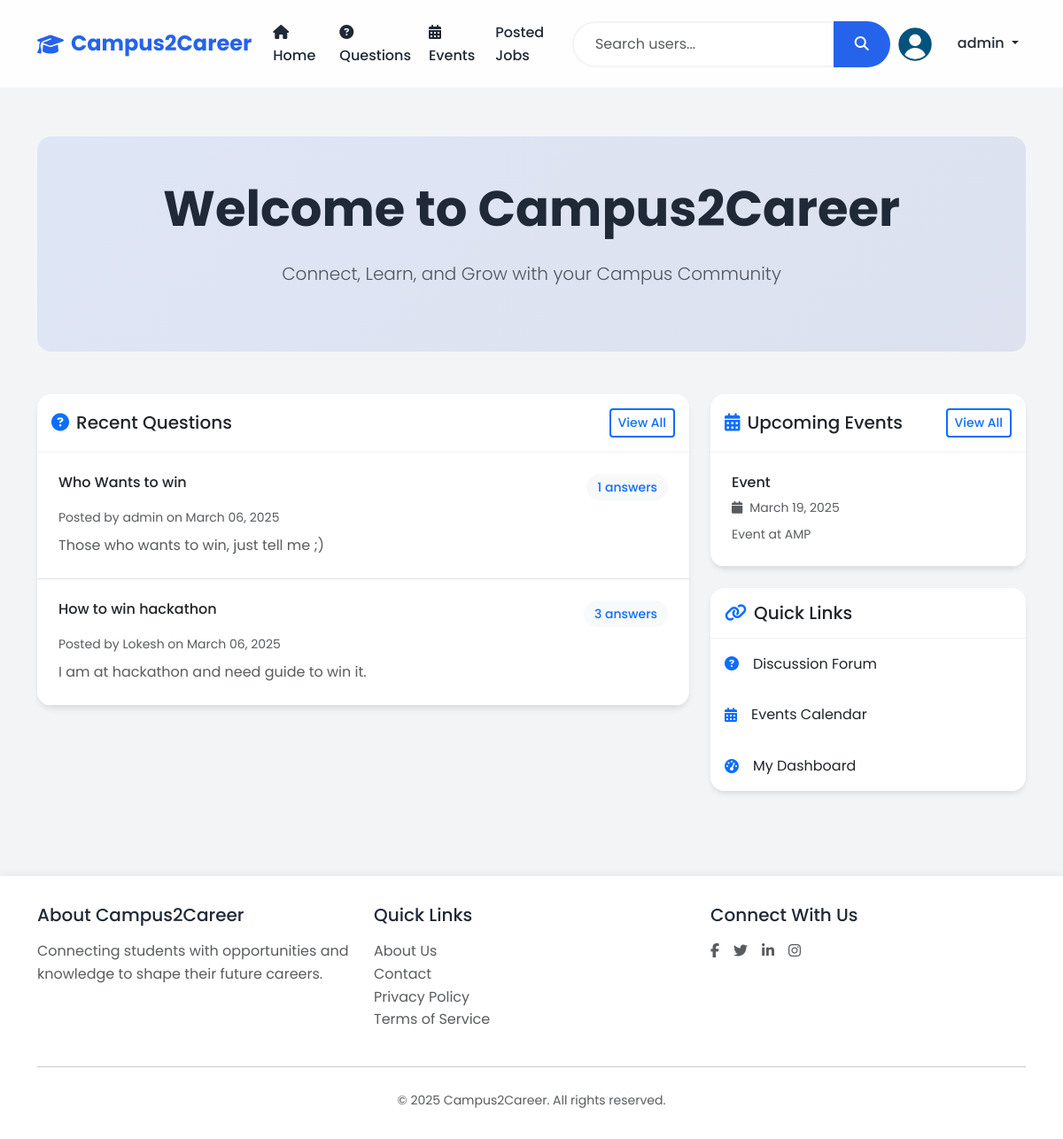
Screenshot of / (signed in) with the database file from the repository.
### models.py (models this page shows, shortened)
class User(UserMixin, db.Model):
    id = db.Column(db.Integer, primary_key=True)
    username = db.Column(db.String(80), unique=True, nullable=False)
    email = db.Column(db.String(120), unique=True, nullable=False)
    password_hash = db.Column(db.String(128))
    role = db.Column(db.String(20), nullable=False)  # student, alumni, teacher, admin
    contact = db.Column(db.String(15))
    dob = db.Column(db.Date)
    course = db.Column(db.String(50))  # For students
    profile_image = db.Column(db.String(120), default='noimg.jpg')
    created_at = db.Column(db.DateTime, default=datetime.utcnow)
    questions = db.relationship('Question', backref='author', lazy=True, cascade='all, delete-orphan')
    answers = db.relationship('Answer', backref='author', lazy=True, cascade='all, delete-orphan')
    events = db.relationship('Event', backref='creator', lazy=True, cascade='all, delete-orphan')
    jobs = db.relationship('Job', backref='poster', lazy=True, cascade='all, delete-orphan')

class Question(db.Model):
    id = db.Column(db.Integer, primary_key=True)
    title = db.Column(db.String(200), nullable=False)
    content = db.Column(db.Text, nullable=False)
    created_at = db.Column(db.DateTime, default=datetime.utcnow)
    user_id = db.Column(db.Integer, db.ForeignKey('user.id'), nullable=False)
    answers = db.relationship('Answer', backref='question', lazy=True, cascade='all, delete-orphan')

class Event(db.Model):
    id = db.Column(db.Integer, primary_key=True)
    title = db.Column(db.String(200), nullable=False)
    description = db.Column(db.Text, nullable=False)
    date = db.Column(db.DateTime, nullable=False)
    created_at = db.Column(db.DateTime, default=datetime.utcnow)
    created_by = db.Column(db.Integer, db.ForeignKey('user.id'), nullable=False)

### app.py (the view)
@app.route('/')
def index():
    events = Event.query.order_by(Event.date.desc()).limit(3).all()
    questions = Question.query.order_by(Question.created_at.desc()).limit(5).all()
    return render_template('index.html', events=events, questions=questions)

### app.py (called while the page is built)
@login_manager.user_loader
def load_user(user_id):
    return User.query.get(int(user_id))

### templates/index.html (shortened to what this page needs)
{% extends "base.html" %}
{% block content %}
<section class="hero-section text-center py-5 mb-5" style="margin-top: 2%;">
    <div class="container" >
        <h1 class="display-4 fw-bold mb-4" >Welcome to Campus2Career</h1>
        <p class="lead text-muted mb-4">Connect, Learn, and Grow with your Campus Community</p>
    </div>
</section>
<div class="row g-4">
    <div class="col-lg-8">
        <div class="card">
            <div class="card-header bg-white py-3">
                <div class="d-flex justify-content-between align-items-center">
                    <h3 class="h5 mb-0">
                        <i class="fas fa-question-circle text-primary me-2"></i>Recent Questions
                    </h3>
                    <a href="{{ url_for('questions') }}" class="btn btn-sm btn-outline-primary">
                        View All
                    </a>
                </div>
            </div>
            <div class="card-body p-0">
                {% if questions %}
                    {% for question in questions %}
                        <div class="p-4 border-bottom">
                            <div class="d-flex justify-content-between align-items-start mb-2">
                                <h4 class="h6 mb-0">
                                    <a href="{{ url_for('question_detail', id=question.id) }}"
                                       class="text-decoration-none text-dark">
                                        {{ question.title }}
                                    </a>
                                </h4>
                                <span class="badge bg-light text-primary">
                                    {{ question.answers|length }} answers
                                </span>
                            </div>
                            <p class="text-muted small mb-2">
                                Posted by {{ question.author.username }} on {{ question.created_at.strftime('%B %d, %Y') }}
                            </p>
                            <p class="mb-0 text-muted">
                                {{ question.content[:200] }}{% if question.content|length > 200 %}...{% endif %}
                            </p>
                        </div>
                    {% endfor %}
                {% endif %}
            </div>
        </div>
    </div>
    <div class="col-lg-4">
        <div class="card mb-4">
            <div class="card-header bg-white py-3">
                <div class="d-flex justify-content-between align-items-center">
                    <h3 class="h5 mb-0">
                        <i class="fas fa-calendar-alt text-primary me-2"></i>Upcoming Events
                    </h3>
                    <a href="{{ url_for('events') }}" class="btn btn-sm btn-outline-primary">
                        View All
                    </a>
                </div>
            </div>
            <div class="card-body p-0">
                {% if events %}
                    {% for event in events %}
                        <div class="p-4 border-bottom">
                            <h4 class="h6 mb-2">{{ event.title }}</h4>
                            <p class="text-muted small mb-2">
                                <i class="fas fa-calendar me-2"></i>{{ event.date.strftime('%B %d, %Y') }}
                            </p>
                            <p class="mb-0 text-muted small">
                                {{ event.description[:100] }}{% if event.description|length > 100 %}...{% endif %}
                            </p>
                        </div>
                    {% endfor %}
                {% else %}
                    <div class="text-center py-4">
                        <i class="fas fa-calendar-times fa-2x text-muted mb-2"></i>
                        <p class="text-muted mb-0">No upcoming events.</p>
                    </div>
                {% endif %}
            </div>
        </div>
        <div class="card">
            <div class="card-header bg-white py-3">
                <h3 class="h5 mb-0">
                    <i class="fas fa-link text-primary me-2"></i>Quick Links
                </h3>
            </div>
            <div class="card-body p-0">
                <div class="list-group list-group-flush">
                    <a href="{{ url_for('questions') }}" class="list-group-item list-group-item-action d-flex align-items-center">
                        <i class="fas fa-question-circle text-primary me-3"></i>
                        <span>Discussion Forum</span>
                    </a>
                    <a href="{{ url_for('events') }}" class="list-group-item list-group-item-action d-flex align-items-center">
                        <i class="fas fa-calendar-alt text-primary me-3"></i>
                        <span>Events Calendar</span>
                    </a>
                    {% if current_user.is_authenticated %}
                        <a href="{{ url_for('dashboard') }}" class="list-group-item list-group-item-action d-flex align-items-center">
                            <i class="fas fa-tachometer-alt text-primary me-3"></i>
                            <span>My Dashboard</span>
                        </a>
                    {% endif %}
                </div>
            </div>
        </div>
    </div>
</div>
{% endblock %}

### templates/base.html (shortened to what this page needs)
<!DOCTYPE html>
<html lang="en">
<head>
    <link href="https://cdn.jsdelivr.net/npm/bootstrap@5.3.2/dist/css/bootstrap.min.css" rel="stylesheet">
    <link rel="stylesheet" href="https://cdnjs.cloudflare.com/ajax/libs/font-awesome/6.5.1/css/all.min.css">
</head>
<body>
    <nav class="navbar navbar-expand-lg">
        <div class="container">
            <a class="navbar-brand" href="{{ url_for('index') }}">
                <i class="fas fa-graduation-cap"></i>
                <span>Campus2Career</span>
            </a>
            <div class="collapse navbar-collapse" id="navbarNav">
                <ul class="navbar-nav me-auto">
                    <li class="nav-item">
                        <a class="nav-link" href="{{ url_for('index') }}">
                            <i class="fas fa-home me-1"></i> Home
                        </a>
                    </li>
                    <li class="nav-item">
                        <a class="nav-link" href="{{ url_for('questions') }}">
                            <i class="fas fa-question-circle me-1"></i> Questions
                        </a>
                    </li>
                    <li class="nav-item">
                        <a class="nav-link" href="{{ url_for('events') }}">
                            <i class="fas fa-calendar-alt me-1"></i> Events
                        </a>
                    </li>
                    <li class="nav-item">
                        <a class="nav-link" href="{{ url_for('job_listings') }}">Posted Jobs</a>
                    </li>
                </ul>
                <form class="d-flex mx-auto" id="searchForm" method="GET" action="{{ url_for('search_users') }}">
                    <div class="input-group">
                        <input type="search" class="form-control search-input" name="q" placeholder="Search users..." aria-label="Search">
                        <button class="btn search-btn" type="submit">
                            <i class="fas fa-search"></i>
                        </button>
                    </div>
                </form>
                <ul class="navbar-nav ms-auto">
                    {% if current_user.is_authenticated %}
                        <li class="nav-item dropdown">
                            <a class="nav-link dropdown-toggle" href="#" id="userDropdown" role="button" data-bs-toggle="dropdown">
                                <img src="{{ url_for('static', filename='images/' + (current_user.role == 'admin' and 'default.png' or current_user.profile_image)) }}" alt="Profile" class="rounded-circle me-4" style="width: 40px; height: 40px; object-fit: cover;">
                                {{ current_user.username }}
                            </a>
                        </li>
                    {% endif %}
                </ul>
            </div>
        </div>
    </nav>
    <div class="main-content">
        <div class="container">
            {% block content %}{% endblock %}
        </div>
    </div>
    <footer class="footer">
        <div class="container">
            <div class="row">
                <div class="col-md-4">
                    <h5 class="mb-3">About Campus2Career</h5>
                    <p class="text-muted">Connecting students with opportunities and knowledge to shape their future careers.</p>
                </div>
                <div class="col-md-4">
                    <h5 class="mb-3">Quick Links</h5>
                    <ul class="list-unstyled">
                        <li><a href="{{ url_for('about') }}" class="text-decoration-none text-muted">About Us</a></li>
                        <li><a href="{{ url_for('contact') }}" class="text-decoration-none text-muted">Contact</a></li>
                        <li><a href="#" class="text-decoration-none text-muted">Privacy Policy</a></li>
                        <li><a href="#" class="text-decoration-none text-muted">Terms of Service</a></li>
                    </ul>
                </div>
                <div class="col-md-4">
                    <h5 class="mb-3">Connect With Us</h5>
                    <div class="d-flex gap-3">
                        <a href="#" class="text-decoration-none text-muted"><i class="fab fa-facebook-f"></i></a>
                        <a href="#" class="text-decoration-none text-muted"><i class="fab fa-twitter"></i></a>
                        <a href="#"  class="text-decoration-none text-muted"><i class="fab fa-linkedin-in"></i></a>
                        <a href="#" class="text-decoration-none text-muted"><i class="fab fa-instagram"></i></a>
                    </div>
                </div>
            </div>
            <hr class="my-4">
            <div class="text-center text-muted">
                <small>&copy; 2025 Campus2Career. All rights reserved.</small>
            </div>
        </div>
    </footer>
</body>
</html>

### templates/base.html (style rules this page uses)
:root { --primary-color: #2563eb; --secondary-color: #1e40af; --accent-color: #3b82f6; --text-color: #1f2937; --light-bg: #f3f4f6; --white: #ffffff; }
body { font-family: 'Poppins', sans-serif; background: var(--light-bg); color: var(--text-color); min-height: 100vh; line-height: 1.6; }
.navbar { background: rgba(255, 255, 255, 0.9); backdrop-filter: blur(10px); padding: 1rem 0; position: sticky; top: 0; z-index: 1000; }
.navbar-brand { font-size: 1.5rem; font-weight: 700; color: var(--primary-color) !important; display: flex; align-items: center; gap: 0.5rem; }
.nav-link { color: var(--text-color) !important; font-weight: 500; padding: 0.5rem 1rem; border-radius: 0.5rem; transition: all 0.3s ease; }
.card { border: none; border-radius: 1rem; box-shadow: 0 4px 6px -1px rgba(0, 0, 0, 0.1), 0 2px 4px -1px rgba(0, 0, 0, 0.06); transition: all 0.3s ease; background: var(--white); overflow: hidden; }
.footer { background: var(--white); color: var(--text-color); padding: 2rem 0; margin-top: 4rem; box-shadow: 0 -2px 10px rgba(0,0,0,0.05); }
.main-content { padding: 2rem 1rem; min-height: calc(100vh - 180px); }
.badge { padding: 0.5rem 1rem; border-radius: 2rem; font-weight: 500; font-size: 0.875rem; }
.search-input { border-radius: 2rem 0 0 2rem; border: 2px solid var(--light-bg); padding: 0.75rem 1.5rem; transition: all 0.3s ease; }
.search-btn { border-radius: 0 2rem 2rem 0; border: none; background: var(--primary-color); color: var(--white); padding: 0.75rem 1.5rem; transition: all 0.3s ease; }

### templates/index.html (style rules this page uses)
.hero-section { background: linear-gradient(135deg, rgba(37, 99, 235, 0.1), rgba(30, 64, 175, 0.1)); border-radius: 1rem; margin-top: -2rem; }
.card { border: none; box-shadow: 0 4px 6px -1px rgba(0, 0, 0, 0.1); }
.card-header { border-bottom: 1px solid rgba(0, 0, 0, 0.05); }
.list-group-item { border: none; padding: 1rem; transition: all 0.3s ease; }
.badge { font-weight: 500; padding: 0.5rem 0.75rem; }
.btn-outline-primary { border-width: 2px; font-weight: 500; }

### rows the page displays
User: username "admin"
Question: title "Who Wants to win", answers|length "1", author.username "admin", created_at "March 06, 2025", content "Those who wants to win, just tell me ;)"
Question: title "How to win hackathon", answers|length "3", author.username "Lokesh", created_at "March 06, 2025", content "I am at hackathon and need guide to win it."
Event: title "Event", date "March 19, 2025", description "Event at AMP"
